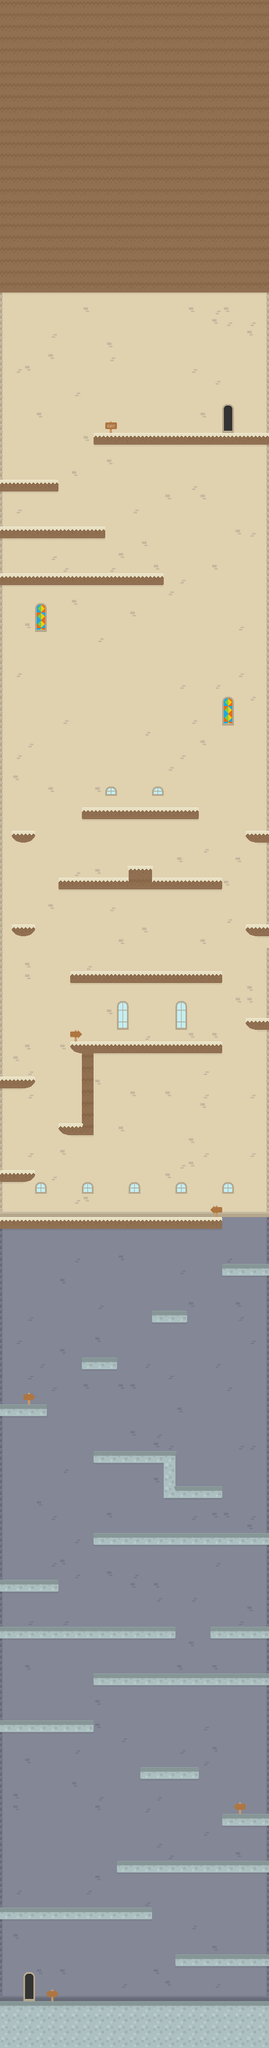

This is a level from a 2D game, rendered from its Tiled map with the project's own tilesets. A one-line summary and the map file follow, with tile-layer data summarised:
An orthogonal 23x175 tile map with 21x21 px tiles, 3 tile layers (Background, Foreground, Foregrounder) and 100 objects (21x Rancher, 13x Chocolate, 9x Powerup, 8x DoubleCandyCane, 6x Text, ...).

<map version="1.0" orientation="orthogonal" width="23" height="175" tilewidth="21" tileheight="21">
 <tileset firstgid="1" name="tileset" tilewidth="21" tileheight="21" spacing="2" margin="2">
  <image source="../Sprites/tileset.png" width="692" height="692" />
 </tileset>
 <layer name="Background" width="23" height="175">
  <data>[4025 cells, 4025 non-empty, 22 distinct tile ids]</data>
 </layer>
 <layer name="Foreground" width="23" height="175">
  <data>[4025 cells, 974 non-empty, 27 distinct tile ids]</data>
 </layer>
 <layer name="Foregrounder" width="23" height="175">
  <data>[4025 cells, 8 non-empty, 5 distinct tile ids]</data>
 </layer>
 <objectgroup name="Solid" width="23" height="175">
  <object x="0" y="3591" width="483" height="84" />
  <object x="315" y="3507" width="168" height="21" />
  <object x="0" y="3423" width="273" height="21" />
  <object x="210" y="3339" width="273" height="21" />
  <object x="399" y="3255" width="84" height="21" />
  <object x="252" y="3171" width="105" height="21" />
  <object x="0" y="3087" width="168" height="21" />
  <object x="168" y="3003" width="315" height="21" />
  <object x="0" y="2919" width="315" height="21" />
  <object x="378" y="2919" width="105" height="21" />
  <object x="0" y="2835" width="105" height="21" />
  <object x="168" y="2751" width="315" height="21" />
  <object x="294" y="2667" width="105" height="21" />
  <object x="294" y="2604" width="21" height="63" />
  <object x="168" y="2604" width="126" height="21" />
  <object x="399" y="2268" width="84" height="21" />
  <object x="273" y="2352" width="63" height="21" />
  <object x="147" y="2436" width="63" height="21" />
  <object x="0" y="2520" width="84" height="21" />
  <object x="0" y="2184" width="399" height="21" />
  <object x="0" y="2100" width="63" height="21" />
  <object x="105" y="2016" width="63" height="21" />
  <object x="0" y="1932" width="63" height="21" />
  <object x="147" y="1890" width="21" height="126" />
  <object x="126" y="1869" width="273" height="21" />
  <object x="126" y="1743" width="273" height="21" />
  <object x="441" y="1827" width="42" height="21" />
  <object x="21" y="1659" width="42" height="21" />
  <object x="441" y="1659" width="42" height="21" />
  <object x="105" y="1575" width="294" height="21" />
  <object x="147" y="1449" width="210" height="21" />
  <object x="231" y="1554" width="42" height="21" />
  <object x="441" y="1491" width="42" height="21" />
  <object x="21" y="1491" width="42" height="21" />
  <object x="0" y="1029" width="294" height="21" />
  <object x="0" y="945" width="189" height="21" />
  <object x="0" y="861" width="105" height="21" />
  <object x="0" y="0" width="483" height="525" />
  <object x="168" y="777" width="315" height="21" />
 </objectgroup>
 <objectgroup name="Candy" width="23" height="175">
  <object name="CandyCane" x="189" y="3360" width="21" height="63" />
  <object name="DoubleCandyCane" x="315" y="3276" width="42" height="63" />
  <object name="Rancher" x="399" y="2898" width="21" height="21" />
  <object name="Rancher" x="420" y="2898" width="21" height="21" />
  <object name="Rancher" x="441" y="2898" width="21" height="21" />
  <object name="Rancher" x="420" y="2877" />
  <object name="Rancher" x="441" y="2877" />
  <object name="Rancher" x="420" y="2835" width="21" height="21" />
  <object name="Chocolate" x="252" y="2940" width="21" height="63" />
  <object name="CandyCane" x="273" y="2688" width="21" height="63" />
  <object name="Chocolate" x="84" y="2856" width="21" height="63" />
  <object name="Rancher" x="294" y="2541" width="21" height="21" />
  <object name="Rancher" x="294" y="2562" width="21" height="21" />
  <object name="Rancher" x="294" y="2583" width="21" height="21" />
  <object name="Chocolate" x="399" y="2184" width="84" height="21" />
  <object name="DoubleCandyCane" x="210" y="2121" width="42" height="63" />
  <object name="DoubleCandyCane" x="294" y="2121" width="42" height="63" />
  <object name="Chocolate" x="147" y="1764" width="42" height="105" />
  <object name="Chocolate" x="252" y="1764" width="42" height="105" />
  <object name="Chocolate" x="357" y="1764" width="42" height="105" />
  <object name="DoubleCandyCane" x="231" y="1491" width="42" height="63" />
  <object name="Chocolate" x="189" y="1365" width="105" height="21" />
  <object name="Chocolate" x="21" y="1281" width="105" height="21" />
  <object name="Chocolate" x="189" y="1197" width="105" height="21" />
  <object name="Chocolate" x="357" y="1113" width="105" height="21" />
  <object name="Rancher" x="252" y="1344" />
  <object name="Rancher" x="231" y="1344" />
  <object name="Rancher" x="231" y="1302" width="21" height="21" />
  <object name="Rancher" x="84" y="1260" />
  <object name="Rancher" x="63" y="1260" />
  <object name="Rancher" x="63" y="1218" width="21" height="21" />
  <object name="Rancher" x="252" y="1176" />
  <object name="Rancher" x="231" y="1176" />
  <object name="Rancher" x="231" y="1134" width="21" height="21" />
  <object name="Rancher" x="420" y="1092" />
  <object name="Rancher" x="399" y="1092" />
  <object name="Rancher" x="399" y="1050" width="21" height="21" />
  <object name="DoubleCandyCane" x="420" y="714" width="42" height="63" />
  <object name="DoubleCandyCane" x="336" y="714" width="42" height="63" />
  <object name="Chocolate" x="84" y="882" width="21" height="63" />
  <object name="Chocolate" x="168" y="966" width="21" height="63" />
  <object name="DoubleCandyCane" x="357" y="651" width="42" height="63" />
  <object name="DoubleCandyCane" x="399" y="651" width="42" height="63" />
  <object name="Chocolate" x="210" y="2079" width="126" height="21" />
 </objectgroup>
 <objectgroup name="Misc" width="23" height="175">
  <object name="Spawn" x="42" y="3528" width="21" height="63" />
  <object name="Text" x="42" y="3507" width="42" height="21">
   <properties>
    <property name="Text" value="Press A or D to move" />
   </properties>
  </object>
  <object name="Text" x="336" y="3423" width="42" height="21">
   <properties>
    <property name="Text" value="Press W to jump" />
   </properties>
  </object>
  <object name="Text" x="21" y="3339" width="42" height="21">
   <properties>
    <property name="Text" value="Click a candy to crush it" />
   </properties>
  </object>
  <object name="Text" x="210" y="3255" width="42" height="21">
   <properties>
    <property name="Text" value="Right-click a candy to slice it" />
   </properties>
  </object>
  <object name="Powerup" x="294" y="3129" width="21" height="21" />
  <object name="Text" x="231" y="3087" width="42" height="21">
   <properties>
    <property name="Text" value="Slicing uses up Power Canes" />
   </properties>
  </object>
  <object name="Text" x="189" y="2835" width="42" height="21">
   <properties>
    <property name="Text" value="Good luck!" />
   </properties>
  </object>
  <object name="Powerup" x="21" y="2877" width="21" height="21" />
  <object name="Powerup" x="273" y="2037" width="21" height="21" />
  <object name="Powerup" x="273" y="2142" width="21" height="21" />
  <object name="Powerup" x="252" y="2142" width="21" height="21" />
  <object name="Powerup" x="168" y="1533" width="21" height="21" />
  <object name="Powerup" x="231" y="1407" width="21" height="21" />
  <object name="Powerup" x="21" y="987" width="21" height="21" />
  <object name="Powerup" x="21" y="903" width="21" height="21" />
  <object name="Exit" x="399" y="714" width="21" height="63" />
 </objectgroup>
</map>